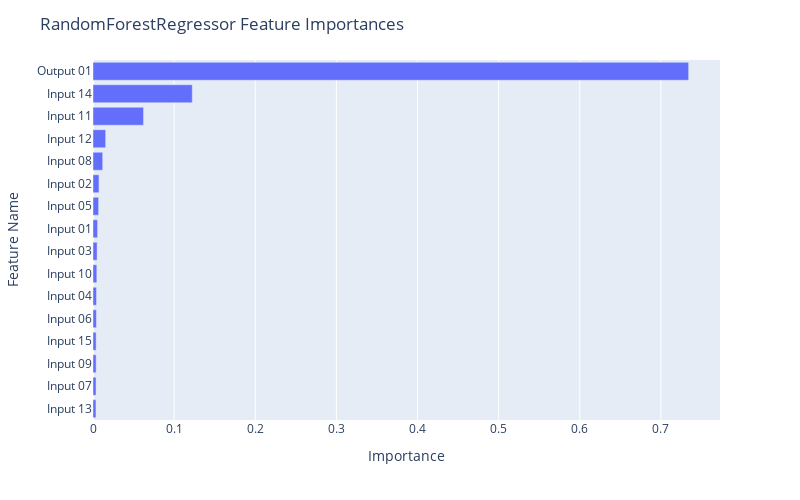

Notebook source saved alongside this figure:
### Code cell
fig = px.bar(df_rf, x="Importance", y="Feature Name")

fig.update_layout(
    autosize=False,
    width=800,
    height=500,
    title_text=f"RandomForestRegressor Feature Importances",
    yaxis={'categoryorder':'total ascending'}
)

fig.show()

### Figure 1 — Plotly figure (JSON) as saved in the notebook; plotly's stock layout.template omitted (floating-point values rounded to 4 significant figures)
{"data": [{"alignmentgroup": "True", "hovertemplate": "Importance=%{x}<br>Feature Name=%{y}<extra></extra>", "legendgroup": "", "marker": {"color": "#636efa", "pattern": {"shape": ""}}, "name": "", "offsetgroup": "", "orientation": "h", "showlegend": false, "textposition": "auto", "type": "bar", "x": [0.7342, 0.1224, 0.06231, 0.01562, 0.01198, 0.007375, 0.006925, 0.005664, 0.005061, 0.004725, 0.004353, 0.004213, 0.003888, 0.003861, 0.003756, 0.003653], "xaxis": "x", "y": ["Output 01", "Input 14", "Input 11", "Input 12", "Input 08", "Input 02", "Input 05", "Input 01", "Input 03", "Input 10", "Input 04", "Input 06", "Input 15", "Input 09", "Input 07", "Input 13"], "yaxis": "y"}], "layout": {"autosize": false, "barmode": "relative", "height": 500, "legend": {"tracegroupgap": 0}, "margin": {"t": 60}, "title": {"text": "RandomForestRegressor Feature Importances"}, "width": 800, "xaxis": {"anchor": "y", "autorange": true, "domain": [0, 1], "range": [0, 0.7729], "title": {"text": "Importance"}, "type": "linear"}, "yaxis": {"anchor": "x", "autorange": true, "categoryorder": "total ascending", "domain": [0, 1], "range": [-0.5, 15.5], "title": {"text": "Feature Name"}, "type": "category"}}}
